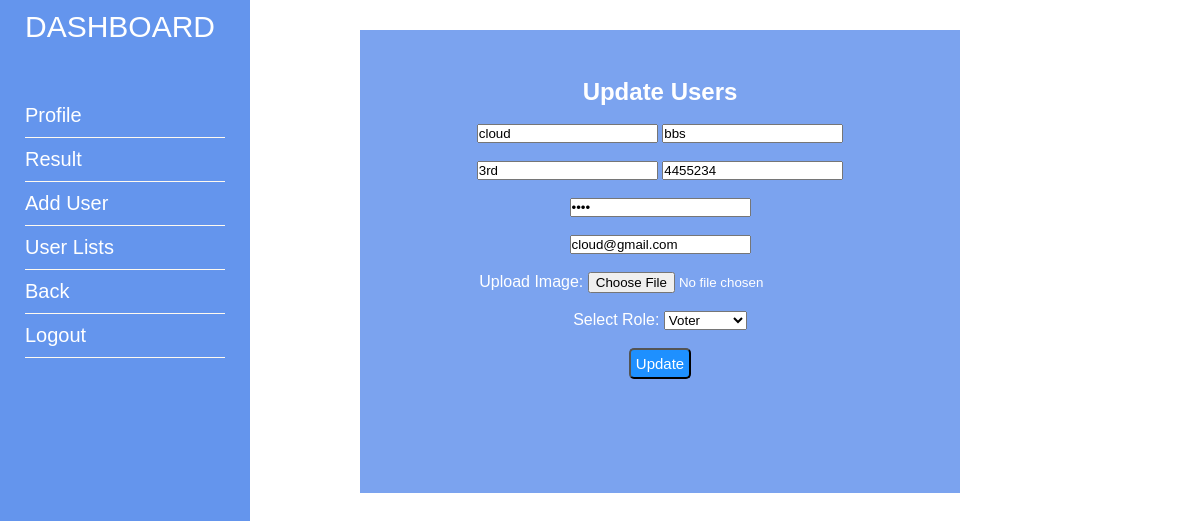
The app's page /routes/update.php?id=7 with its own data.
### tables this page shows
CREATE TABLE `register` (
  `id` int(11) NOT NULL,
  `name` text NOT NULL,
  `class` varchar(50) NOT NULL,
  `semester` varchar(50) NOT NULL,
  `mobile` bigint(10) NOT NULL,
  `password` varchar(20) NOT NULL,
  `email` varchar(50) NOT NULL,
  `photo` varchar(255) NOT NULL,
  `role` int(1) NOT NULL,
  `status` int(1) NOT NULL,
  `votes` int(100) NOT NULL
);

### routes/update.php (the view, shortened to what this page needs)
<?php
include("../api/connect.php");
$id=$_GET['id'];
$sql="SELECT * FROM register WHERE id=$id";
$result=mysqli_query($connect, $sql);
$row=mysqli_fetch_assoc($result);
$name=$row['name'];
$class = $row['class'];
$sem = $row['semester'];
$mobile = $row['mobile'];
$password = $row['password'];
$email = $row['email'];
$image = $row['photo'];
$role = $row['role'];
?>
<!DOCTYPE html>
<html lang="en">
<head>
    <link rel="stylesheet" href="profile.css">
</head>
<body>
<div class="wrap">
<div class="sidebar">
<h1>Dashboard</h1>
    <ul>
        <li><a href="dashboard.php">Profile</a></li>
        <li><a href="result.php">Result</a></li>
        <li><a href="register.html">Add User</a></li>
        <li><a href="display.php">User Lists</a></li>
        <li><a href="../front.php">Back</a></li>
        <li><a href="logout.php">Logout</a></li>
    </ul>
</div>
    <section class="regmain">
        <div>
        <h1>Update Users</h1><br>
    <form method="POST" enctype="multipart/form-data">
        <div class="inputbox">
        <input type="text" name="name" placeholder="Enter Name" value=<?php echo $name;?> required>
        <input type="text" name="class" placeholder="Enter Class" value=<?php echo $class;?> required><br><br>
        <input type="text" name="semester" placeholder="Enter Semester" value=<?php echo $sem;?> required>
        <input type="bigint" name="mobile" placeholder="Enter Mobile" value=<?php echo $mobile;?> required><br><br>
        <input type="password" name="password" placeholder="Enter Password" value=<?php echo $password;?> required><br><br>
        <input id="email" type="email" name="email" placeholder="Enter Email" value=<?php echo $email;?>><br><br>
    </div>
    <div id="imagepart">
       Upload Image: <input type="file" name="photo" value=<?php echo $image;?>>
    </div>
    <br>
    <div id="role">
      Select Role: <select name="role" value=<?php echo $role;?>>
           <option value="1">Voter</option>
       </select>
    </div>
    <br>
<button type="submit" class="btn btn-primary" name="submit">Update</button>
    </form>
        </div>
    </section>
</div>
</body>
</html>

### routes/profile.css (style rules this page uses)
* { margin: 0; padding: 0; }
body { font-size:100%; font-family: sans-serif; }
.wrap { width:100%; float:left; }
.regmain { width:100%; height:50vh; position:relative; background-color: rgb(123, 163, 239); width:50%; margin-top: 30px; margin-left: 30%; padding-top:4%; padding-bottom: 15px; color:white; text-align: center; }
.sidebar { height:100vh; width:250px; background-color:cornflowerblue; position:fixed; z-index: 999; }
.sidebar h1 { color:white; font-size: 30px; font-weight: normal; text-transform: uppercase; padding-top: 10px; padding-left: 25px; }
.sidebar ul { display:block; margin-top:50px; padding-left: 25px; }
.sidebar ul li { padding:10px 0; list-style: none; border-bottom: 1px solid floralwhite; margin-right: 25px; }
.sidebar ul li a { color:white; font-size: 20px; text-decoration: none; }
button { padding:5px; font-size: 15px; background-color: dodgerblue; color:white; border-radius: 5px; cursor: pointer; }

### records on screen
register: name "cloud", class "bbs", semester "3rd", mobile "4455234", email "cloud@gmail.com", role "Voter"
